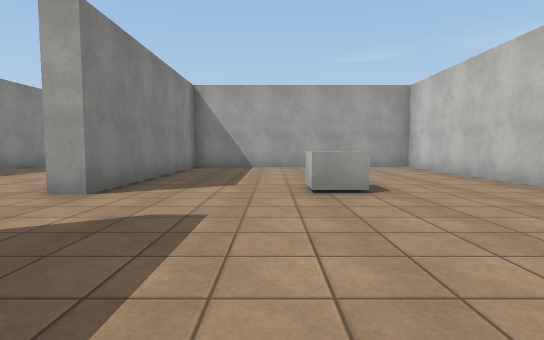
[1] (above)

24 first-person views from a walk through a Unity game level. The camera is 1.2 m above the floor, tilts 4° down and sees 80° across. The floor is counted in squares, 2 m on a side. Each view is taken from the middle of a square. On the plan, view 1 faces up. The plan holds only what a view shows up to about 10 squares ahead; the rest is blank. The place goes on beyond the plan. The player is left out. Some animated figures are not drawn. Some surface patterns are stand-ins.

[2]
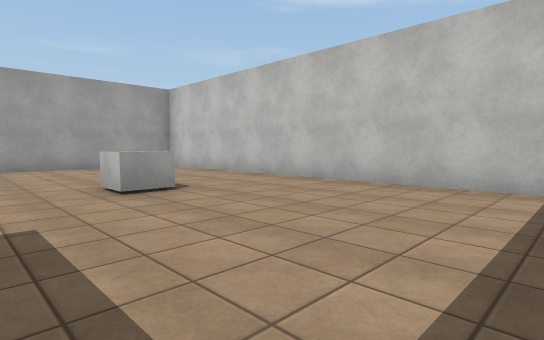

[3]
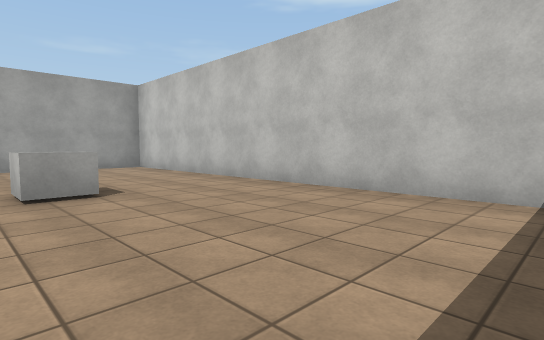

[4]
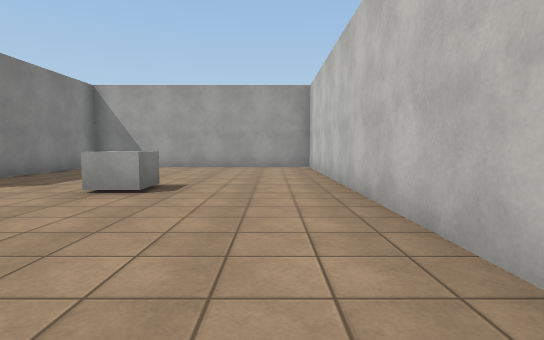

[5]
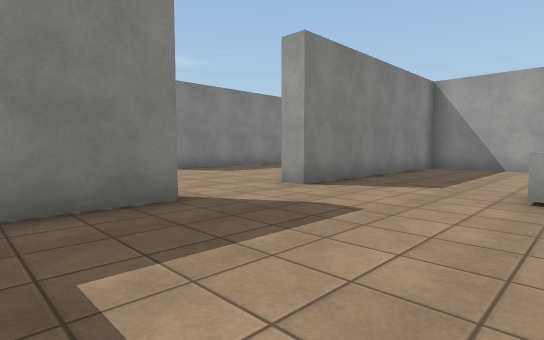

[6]
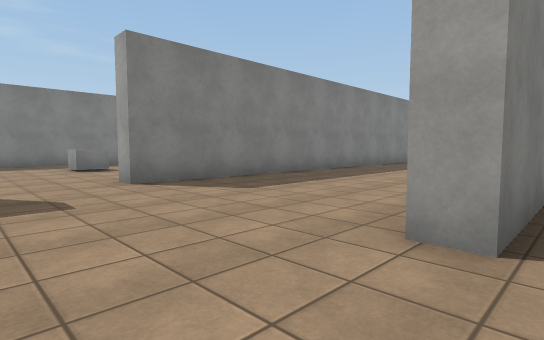

[7]
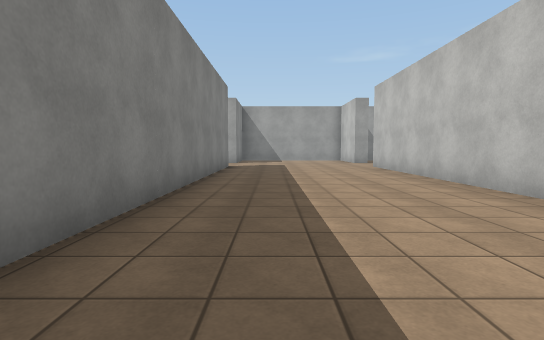

[8]
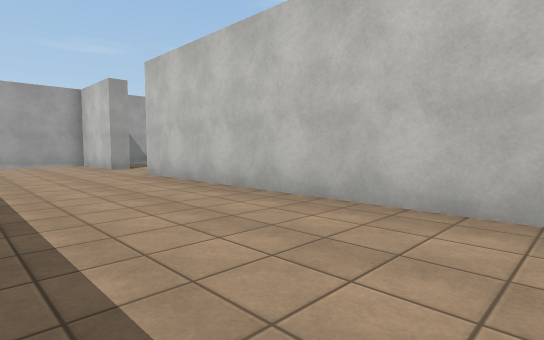

[9]
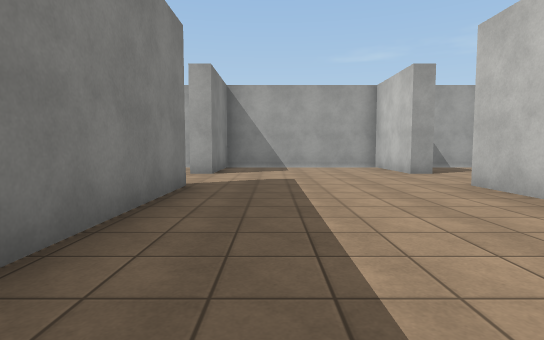

[10]
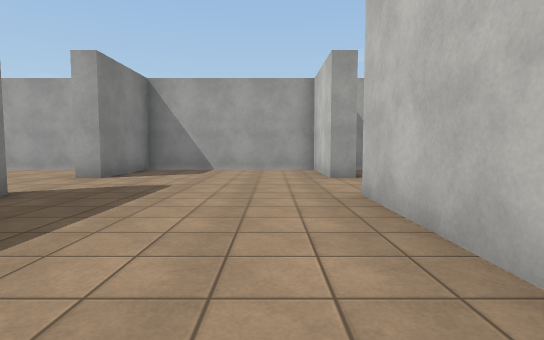

[11]
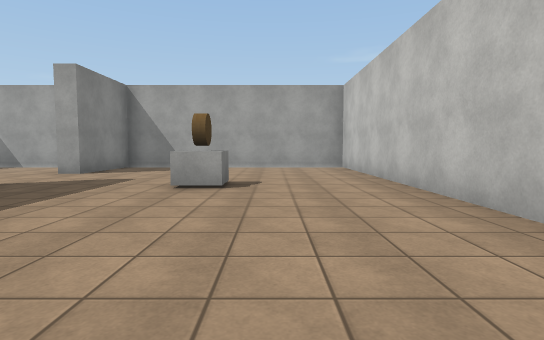

[12]
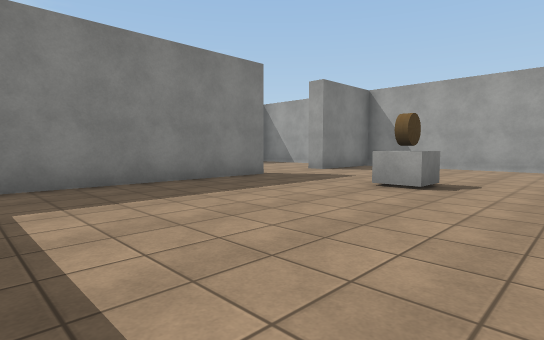

[13]
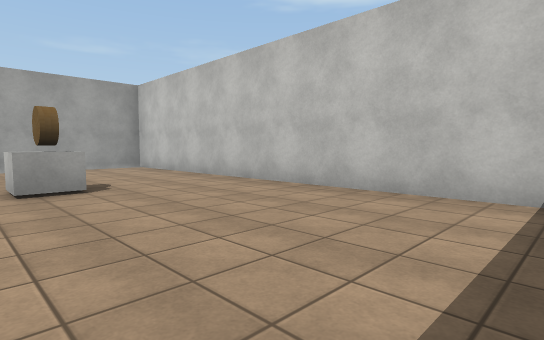

[14]
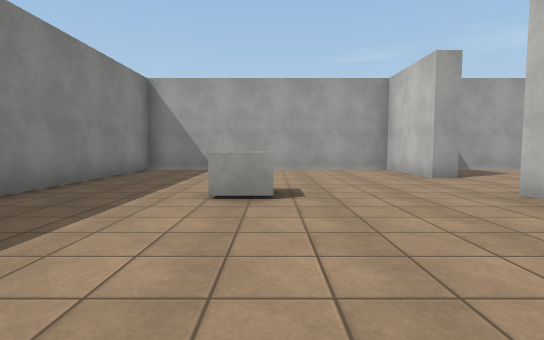

[15]
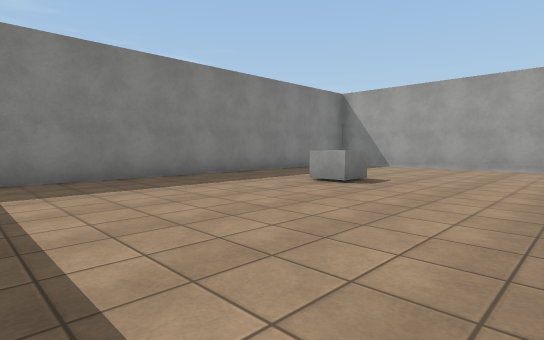

[16]
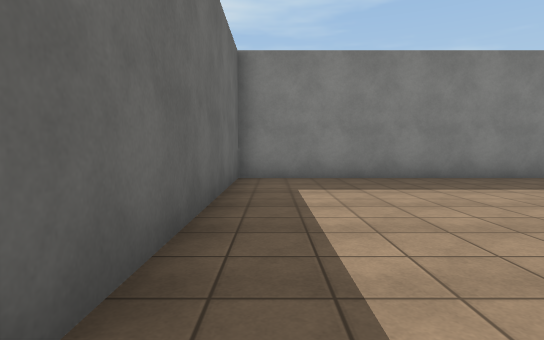

[17]
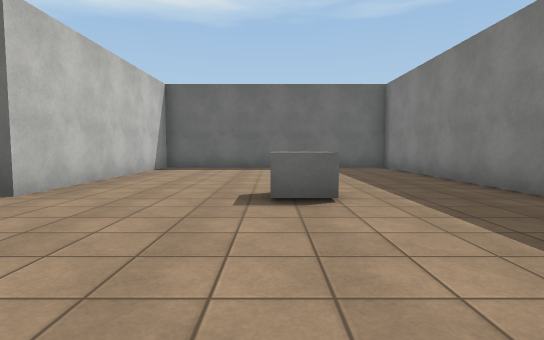

[18]
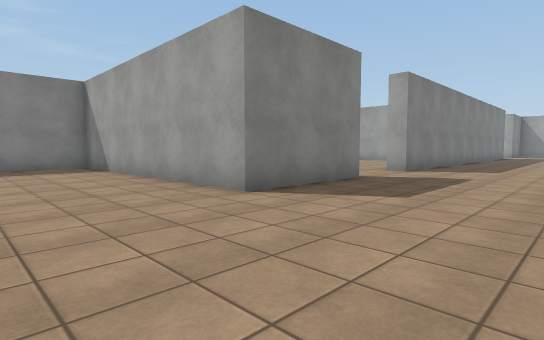

[19]
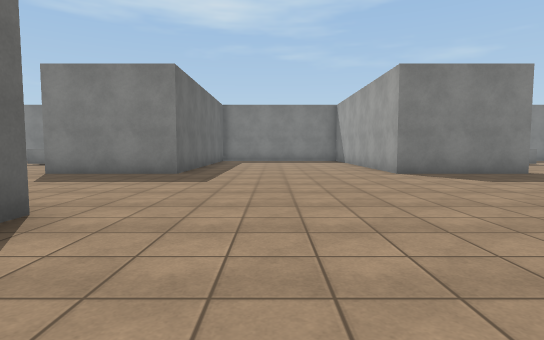

[20]
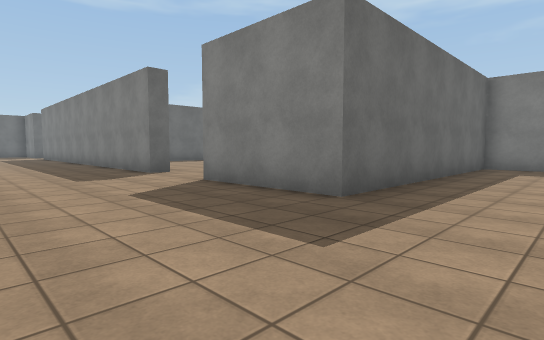

[21]
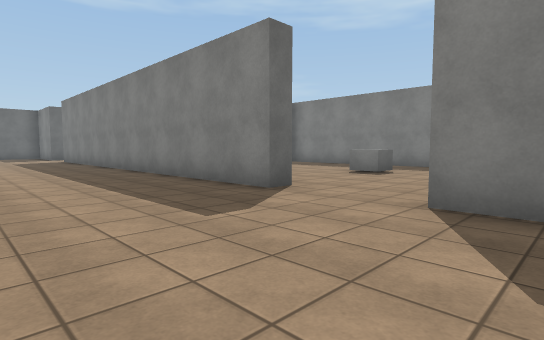

[22]
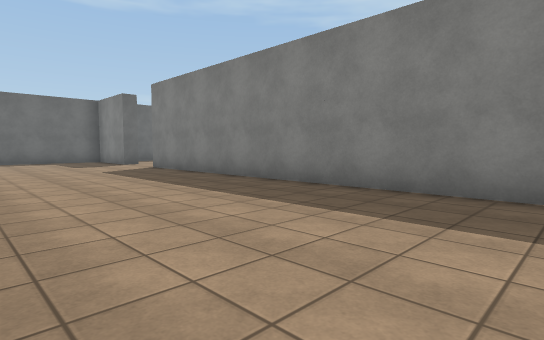

[23]
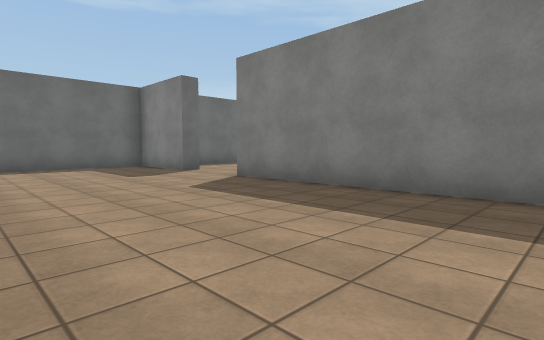

[24]
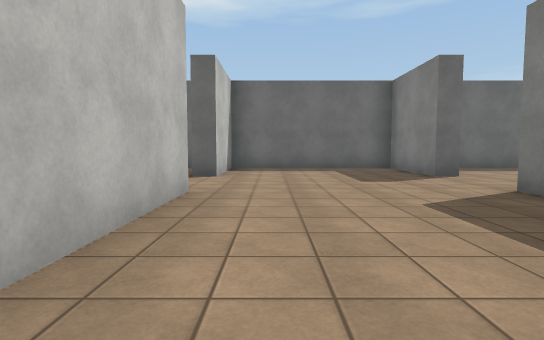

### Floor plan
Points are (right, up) in squares from view 1. A wall is a line through its corners. A room is listed if a view was taken in it or the views show most of it. See-through windows are left out.
Room 1 (views 1, 2, 3, 4, 5)
walls: (-2.4, 1.9) (-2.4, 0.2); (4.1, 0.2) (4.1, 9.8) (-2.4, 9.8) (-2.4, 4.1)
ways out: opening at (-2, 2.5) to room 2
objects: block (1, 5)
Room 2 (views 6, 7, 8, 9, 10, 18, 19, 20, 21, 22, 23, 24)
walls: (-2.4, 4.1) (-2.9, 4.1); (-7.4, -11.4) (-7.4, -23.5); (-7.4, 1.9) (-7.4, -1.2) (-14.4, -1.2) (-14.4, -3.1); (-2.9, 9.2) (-2.9, 16.1); (-14.4, -4.9) (-14.4, -6.2) (-7.4, -6.2) (-7.4, -9.2); (-2.9, -23.5) (-2.9, -20.2); (-7.4, -25.7) (-7.4, -28.2) (-2.9, -28.2) (-2.9, -25.7) (-2.2, -25.7); (-7.4, 16.1) (-7.4, 4.1); (-2.4, 18.3) (-2.9, 18.3) (-2.9, 20.8) (-7.4, 20.8) (-7.4, 18.3)
ways out: opening at (-2, 2.5) to room 1; opening at (-2, 17.5) to room 3; opening at (-7, 17.5) to room 4; opening at (-7, -24.5); opening at (-7, -10.5); opening at (-7, 2.5); opening at (-2, -24.5)
Room 3 (views 11, 12, 13)
walls: (-2.4, 16.1) (-2.4, 11.4); (4.1, 11.2) (4.1, 20.8) (-2.4, 20.8) (-2.4, 18.3)
ways out: opening at (-2, 17.5) to room 2
objects: block (1, 16)
Room 4 (views 14, 15, 16, 17)
walls: (-7.4, 18.3) (-7.9, 18.3) (-7.9, 20.8) (-14.4, 20.8) (-14.4, 10.3) (-7.9, 10.3) (-7.9, 16.1)
ways out: opening at (-7, 17.5) to room 2
objects: block (-11, 16)

Positions as (right, up) in squares from view 1, and headings:
1: (0, 0), facing up
2: (-1, 0), facing up-right
3: (0, 0), facing up-right
4: (3, 0), facing up
5: (1, 0), facing up-left
6: (-2, 2), facing up-left
7: (-6, 6), facing up
8: (-6, 9), facing up-right
9: (-6, 11), facing up
10: (-4, 12), facing up
11: (2, 11), facing up
12: (3, 11), facing up-left
13: (0, 11), facing up-right
14: (-11, 12), facing up
15: (-8, 11), facing up-left
16: (-8, 11), facing left
17: (-11, 20), facing down
18: (-4, -4), facing up-left
19: (0, -4), facing left
20: (-4, -4), facing down-left
21: (-4, -8), facing down-left
22: (-3, -14), facing down-left
23: (-3, -18), facing down-left
24: (-4, -19), facing down
